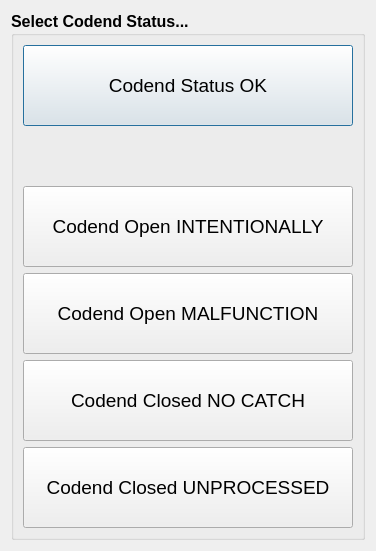
<?xml version="1.0" encoding="UTF-8"?>
<ui version="4.0">
 <class>codendStatusDlg</class>
 <widget class="QDialog" name="codendStatusDlg">
  <property name="geometry">
   <rect>
    <x>0</x>
    <y>0</y>
    <width>376</width>
    <height>551</height>
   </rect>
  </property>
  <property name="windowTitle">
   <string>Codend Status</string>
  </property>
  <layout class="QVBoxLayout" name="verticalLayout">
   <item>
    <widget class="QGroupBox" name="groupBox">
     <property name="font">
      <font>
       <pointsize>12</pointsize>
       <weight>75</weight>
       <bold>true</bold>
      </font>
     </property>
     <property name="title">
      <string>Select Codend Status...</string>
     </property>
     <layout class="QVBoxLayout" name="verticalLayout_2">
      <item>
       <widget class="QPushButton" name="btn_5">
        <property name="minimumSize">
         <size>
          <width>0</width>
          <height>81</height>
         </size>
        </property>
        <property name="font">
         <font>
          <pointsize>14</pointsize>
          <weight>50</weight>
          <bold>false</bold>
         </font>
        </property>
        <property name="text">
         <string>Codend Status OK</string>
        </property>
        <property name="checkable">
         <bool>true</bool>
        </property>
        <property name="autoExclusive">
         <bool>true</bool>
        </property>
       </widget>
      </item>
      <item>
       <spacer name="verticalSpacer">
        <property name="orientation">
         <enum>Qt::Vertical</enum>
        </property>
        <property name="sizeHint" stdset="0">
         <size>
          <width>20</width>
          <height>40</height>
         </size>
        </property>
       </spacer>
      </item>
      <item>
       <widget class="QPushButton" name="btn_1">
        <property name="minimumSize">
         <size>
          <width>0</width>
          <height>81</height>
         </size>
        </property>
        <property name="font">
         <font>
          <pointsize>14</pointsize>
          <weight>50</weight>
          <bold>false</bold>
         </font>
        </property>
        <property name="text">
         <string>Codend Open INTENTIONALLY</string>
        </property>
        <property name="checkable">
         <bool>true</bool>
        </property>
        <property name="autoExclusive">
         <bool>true</bool>
        </property>
       </widget>
      </item>
      <item>
       <widget class="QPushButton" name="btn_2">
        <property name="minimumSize">
         <size>
          <width>0</width>
          <height>81</height>
         </size>
        </property>
        <property name="font">
         <font>
          <pointsize>14</pointsize>
          <weight>50</weight>
          <bold>false</bold>
         </font>
        </property>
        <property name="text">
         <string>Codend Open MALFUNCTION</string>
        </property>
        <property name="checkable">
         <bool>true</bool>
        </property>
        <property name="autoExclusive">
         <bool>true</bool>
        </property>
       </widget>
      </item>
      <item>
       <widget class="QPushButton" name="btn_3">
        <property name="minimumSize">
         <size>
          <width>0</width>
          <height>81</height>
         </size>
        </property>
        <property name="font">
         <font>
          <pointsize>14</pointsize>
          <weight>50</weight>
          <bold>false</bold>
         </font>
        </property>
        <property name="text">
         <string>Codend Closed NO CATCH</string>
        </property>
        <property name="checkable">
         <bool>true</bool>
        </property>
        <property name="autoExclusive">
         <bool>true</bool>
        </property>
       </widget>
      </item>
      <item>
       <widget class="QPushButton" name="btn_4">
        <property name="minimumSize">
         <size>
          <width>0</width>
          <height>81</height>
         </size>
        </property>
        <property name="font">
         <font>
          <pointsize>14</pointsize>
          <weight>50</weight>
          <bold>false</bold>
         </font>
        </property>
        <property name="text">
         <string>Codend Closed UNPROCESSED</string>
        </property>
        <property name="checkable">
         <bool>true</bool>
        </property>
        <property name="autoExclusive">
         <bool>true</bool>
        </property>
       </widget>
      </item>
     </layout>
    </widget>
   </item>
  </layout>
 </widget>
 <resources/>
 <connections/>
</ui>
